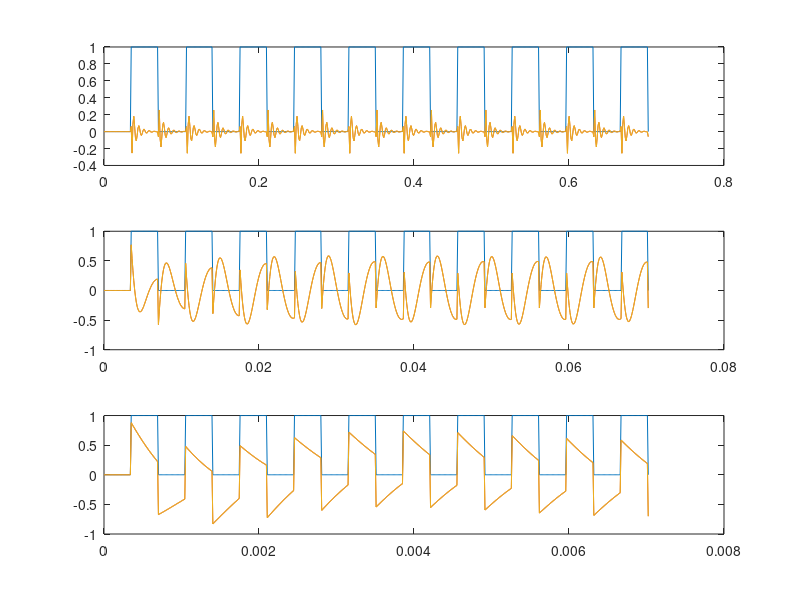

The MATLAB source for this figure:
f0 = 142.4

s = tf('s')
H = (0.8911*s^4)/((s^2 + 2272.32*s + 3179590)*(s^2 + 266.68*s + 900440))
H_ = (0.8913*s^4)/((s^2 + 2271.87*s + 3180000)*(s^2 + 266.23*s + 899680))

figure

subplot(3, 1, 1)
[u,t] = gensig('square',1/(0.1*f0), 10*(1/(0.1*f0)));
y_sim = lsim(H, u, t);
plot(t, u)
hold on
plot(t, y_sim)
hold on
y_sim = lsim(H_, u, t);
plot(t, y_sim)
hold off

subplot(3, 1, 2)
[u,t] = gensig('square',1/f0, 10*(1/f0));
y_sim = lsim(H, u, t);
plot(t, u)
hold on
plot(t, y_sim)
hold on
y_sim = lsim(H_, u, t);
plot(t, y_sim)
hold off


subplot(3, 1, 3)
[u,t] = gensig('square',1/(10*f0), 10*(1/(10*f0)));
y_sim = lsim(H, u, t);
plot(t, u)
hold on
plot(t, y_sim)
hold on
y_sim = lsim(H_, u, t);
plot(t, y_sim)
hold off